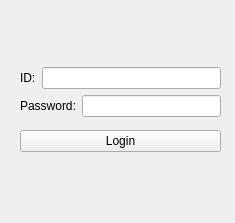
<?xml version="1.0" encoding="UTF-8"?>
<ui version="4.0">
 <class>LoginWindow</class>
 <widget class="QWidget" name="LoginWindow">
  <property name="geometry">
   <rect>
    <x>0</x>
    <y>0</y>
    <width>235</width>
    <height>223</height>
   </rect>
  </property>
  <property name="windowTitle">
   <string>LoginWindow</string>
  </property>
  <widget class="QWidget" name="layoutWidget">
   <property name="geometry">
    <rect>
     <x>20</x>
     <y>60</y>
     <width>201</width>
     <height>101</height>
    </rect>
   </property>
   <layout class="QVBoxLayout" name="verticalLayout_2">
    <item>
     <layout class="QVBoxLayout" name="verticalLayout">
      <item>
       <layout class="QHBoxLayout" name="horizontalLayout">
        <item>
         <widget class="QLabel" name="label">
          <property name="text">
           <string>ID:</string>
          </property>
         </widget>
        </item>
        <item>
         <widget class="QLineEdit" name="lineEditID">
          <property name="text">
           <string/>
          </property>
         </widget>
        </item>
       </layout>
      </item>
      <item>
       <layout class="QHBoxLayout" name="horizontalLayout_2">
        <item>
         <widget class="QLabel" name="label_2">
          <property name="text">
           <string>Password:</string>
          </property>
         </widget>
        </item>
        <item>
         <widget class="QLineEdit" name="lineEditPassword"/>
        </item>
       </layout>
      </item>
     </layout>
    </item>
    <item>
     <widget class="QPushButton" name="loginButton">
      <property name="text">
       <string>Login</string>
      </property>
     </widget>
    </item>
   </layout>
  </widget>
 </widget>
 <resources/>
 <connections/>
</ui>
